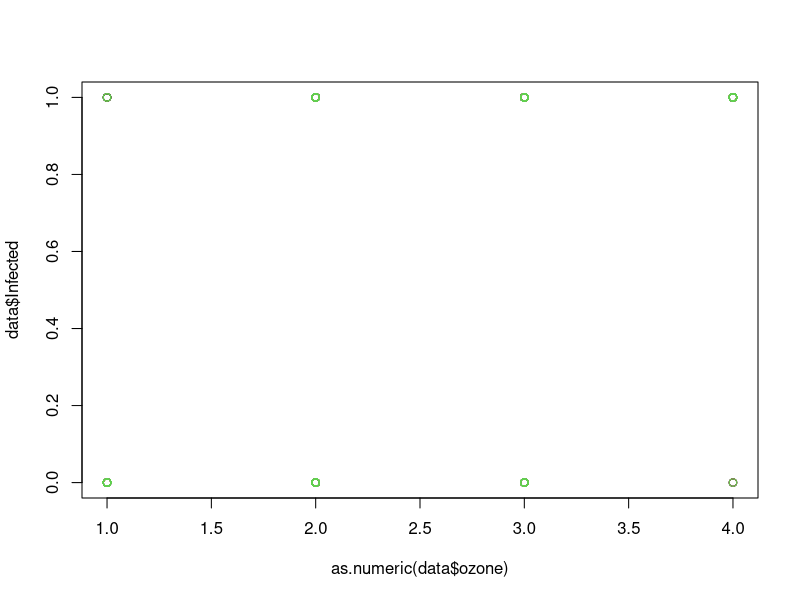
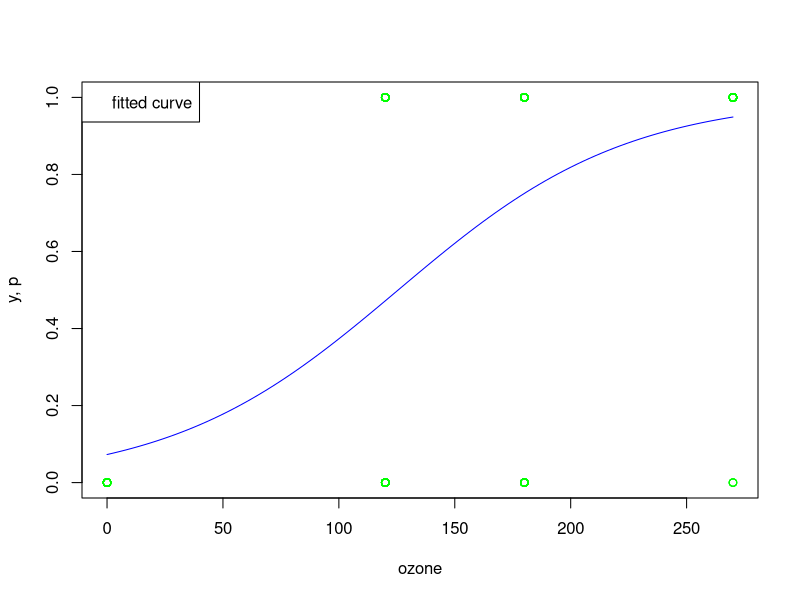

Reproduce these figures in R, in order.
#Authors: Ibrahim Elzahaby and Luka Lmelias



## install libries if they dont exist
## Packages (install and invoke)
pkgs <- rownames(installed.packages())
if(!"emmeans" %in% pkgs) install.packages("emmeans")

# load libraries
library(emmeans)


### Read data

data <- read.csv("botrytis.csv")


#Explore the data
head(data)
#View(data)
#as.numeric(data$cultivar)

# Convert cultivar and ozne to factors

data$cultivar <- factor(data$Cultivar)
data$ozone <- factor(data$Ozone)

data$Ozone
summary(data)
data$cultivar



# Investigate the effect of ozone and cultivar (including interaction) on the infection,

# full model
lgF <- glm(cbind(Infected, 1-Infected)~cultivar+ ozone+ cultivar:ozone, data = data, binomial)

summary(lgF)


## reduced model without interactions

lgR <- glm(cbind(Infected, 1-Infected)~cultivar+ ozone, data = data, binomial)
summary(lgR)

## test with anova
anova(lgR, lgF, test = 'Chisq')

## Test if there is an effect of cultivar by comparing a full and reduced model.

lgF <- glm(cbind(Infected, 1-Infected)~cultivar+ ozone+ cultivar:ozone, data = data, binomial)
lgR <- glm(cbind(Infected, 1-Infected)~ozone, data = data, binomial)
anova(lgR, lgF, test = 'Chisq')


## Test effect of ozone
lgF <- glm(cbind(Infected, 1-Infected)~Ozone+cultivar + ozone:cultivar, data = data, binomial)
lgR <- glm(cbind(Infected, 1-Infected)~cultivar, data = data, binomial)
anova(lgR, lgF, test = 'Chisq')


## fit a model with ozone only

lg <- glm(cbind(Infected, 1-Infected)~Ozone, data = data, binomial)

summary(lg)


### plot infected vs ozone
plot(data$Infected~as.numeric(data$ozone), col=data$cultivar)


# Plot of fitted sigmoid
beta <- coefficients(lg)
beta0 <- beta[1]   # the estimated intercept beta0
beta1 <- beta[2]   # the estimated slope beta1
sebeta1<-summary(lg)$coefficients[2,2]
plot(data$Ozone,data$Infected,
     col="green",ylab='y, p',
     xlab = 'ozone')#,yaxt='n')
curve(1/(1+exp((-1)*(beta0+beta1*x))),add=T, col="blue")
#curve(1/(1+exp((-1)*(data$Infected))),add=T, col="red") 
legend("topleft", legend="fitted curve")

# investigate why the courve is not zero at ozone zero or one at ozone 270
data_ozone0 <- data[which(data$Ozone==0),]
data_ozone270 <- data[which(data$ozone==270),]
which(data_ozone0$Infected==1)
which(data_ozone270$Infected==0)
